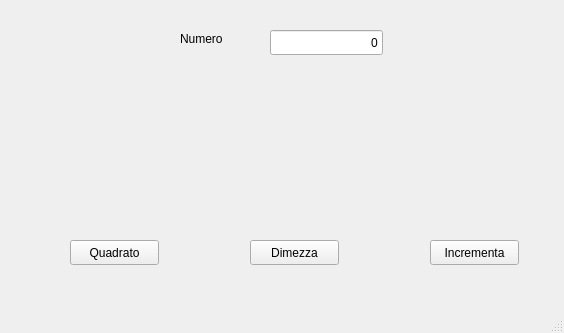
<?xml version="1.0" encoding="UTF-8"?>
<ui version="4.0">
 <class>MainScontrino</class>
 <widget class="QMainWindow" name="MainScontrino">
  <property name="geometry">
   <rect>
    <x>0</x>
    <y>0</y>
    <width>564</width>
    <height>333</height>
   </rect>
  </property>
  <property name="windowTitle">
   <string>MainScontrino</string>
  </property>
  <widget class="QWidget" name="centralwidget">
   <widget class="QPushButton" name="calcolaBtn_1">
    <property name="geometry">
     <rect>
      <x>70</x>
      <y>240</y>
      <width>89</width>
      <height>25</height>
     </rect>
    </property>
    <property name="text">
     <string>Quadrato</string>
    </property>
   </widget>
   <widget class="QLineEdit" name="numero">
    <property name="geometry">
     <rect>
      <x>270</x>
      <y>30</y>
      <width>113</width>
      <height>25</height>
     </rect>
    </property>
    <property name="text">
     <string>0</string>
    </property>
    <property name="alignment">
     <set>Qt::AlignRight|Qt::AlignTrailing|Qt::AlignVCenter</set>
    </property>
   </widget>
   <widget class="QLabel" name="label">
    <property name="geometry">
     <rect>
      <x>180</x>
      <y>30</y>
      <width>67</width>
      <height>17</height>
     </rect>
    </property>
    <property name="text">
     <string>Numero</string>
    </property>
   </widget>
   <widget class="QPushButton" name="calcolaBtn_2">
    <property name="geometry">
     <rect>
      <x>250</x>
      <y>240</y>
      <width>89</width>
      <height>25</height>
     </rect>
    </property>
    <property name="text">
     <string>Dimezza</string>
    </property>
   </widget>
   <widget class="QPushButton" name="calcolaBtn_3">
    <property name="geometry">
     <rect>
      <x>430</x>
      <y>240</y>
      <width>89</width>
      <height>25</height>
     </rect>
    </property>
    <property name="text">
     <string>Incrementa</string>
    </property>
   </widget>
  </widget>
  <widget class="QMenuBar" name="menubar">
   <property name="geometry">
    <rect>
     <x>0</x>
     <y>0</y>
     <width>564</width>
     <height>22</height>
    </rect>
   </property>
  </widget>
  <widget class="QStatusBar" name="statusbar"/>
 </widget>
 <resources/>
 <connections/>
</ui>
